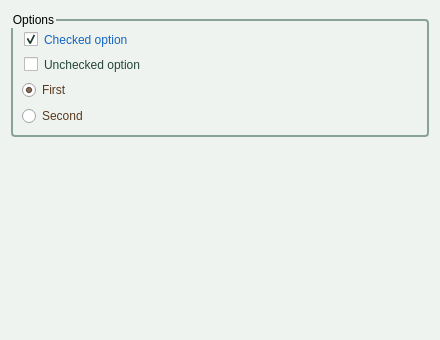
<?xml version="1.0" encoding="UTF-8"?>
<ui version="4.0"><class>Dialog</class><widget class="QDialog" name="Dialog"><property name="geometry"><rect><x>0</x><y>0</y><width>440</width><height>340</height></rect></property><property name="windowTitle"><string>QSS checks</string></property><property name="styleSheet"><string>
QDialog { background-color: #eef3f0; }
QCheckBox { color: #24463a; padding: 2px; }
QCheckBox:checked { color: #1565c0; }
QRadioButton { color: #5a3a1e; }
QGroupBox { border: 2px solid #8aa39a; border-radius: 4px; margin-top: 8px; }
</string></property><layout class="QVBoxLayout" name="verticalLayout"><property name="leftMargin"><number>11</number></property><property name="topMargin"><number>11</number></property><property name="rightMargin"><number>11</number></property><property name="bottomMargin"><number>11</number></property><property name="spacing"><number>6</number></property><item><widget class="QGroupBox" name="group"><property name="title"><string>Options</string></property><layout class="QVBoxLayout" name="groupLayout"><property name="leftMargin"><number>9</number></property><property name="topMargin"><number>9</number></property><property name="rightMargin"><number>9</number></property><property name="bottomMargin"><number>9</number></property><property name="spacing"><number>6</number></property><item><widget class="QCheckBox" name="check_1"><property name="text"><string>Checked option</string></property><property name="checked"><bool>true</bool></property></widget></item><item><widget class="QCheckBox" name="check_2"><property name="text"><string>Unchecked option</string></property><property name="checked"><bool>false</bool></property></widget></item><item><widget class="QRadioButton" name="radio_1"><property name="text"><string>First</string></property><property name="checked"><bool>true</bool></property></widget></item><item><widget class="QRadioButton" name="radio_2"><property name="text"><string>Second</string></property><property name="checked"><bool>false</bool></property></widget></item></layout></widget></item><item><spacer name="verticalSpacer"><property name="orientation"><enum>Qt::Orientation::Vertical</enum></property><property name="sizeHint" stdset="0"><size><width>40</width><height>20</height></size></property></spacer></item></layout></widget></ui>
